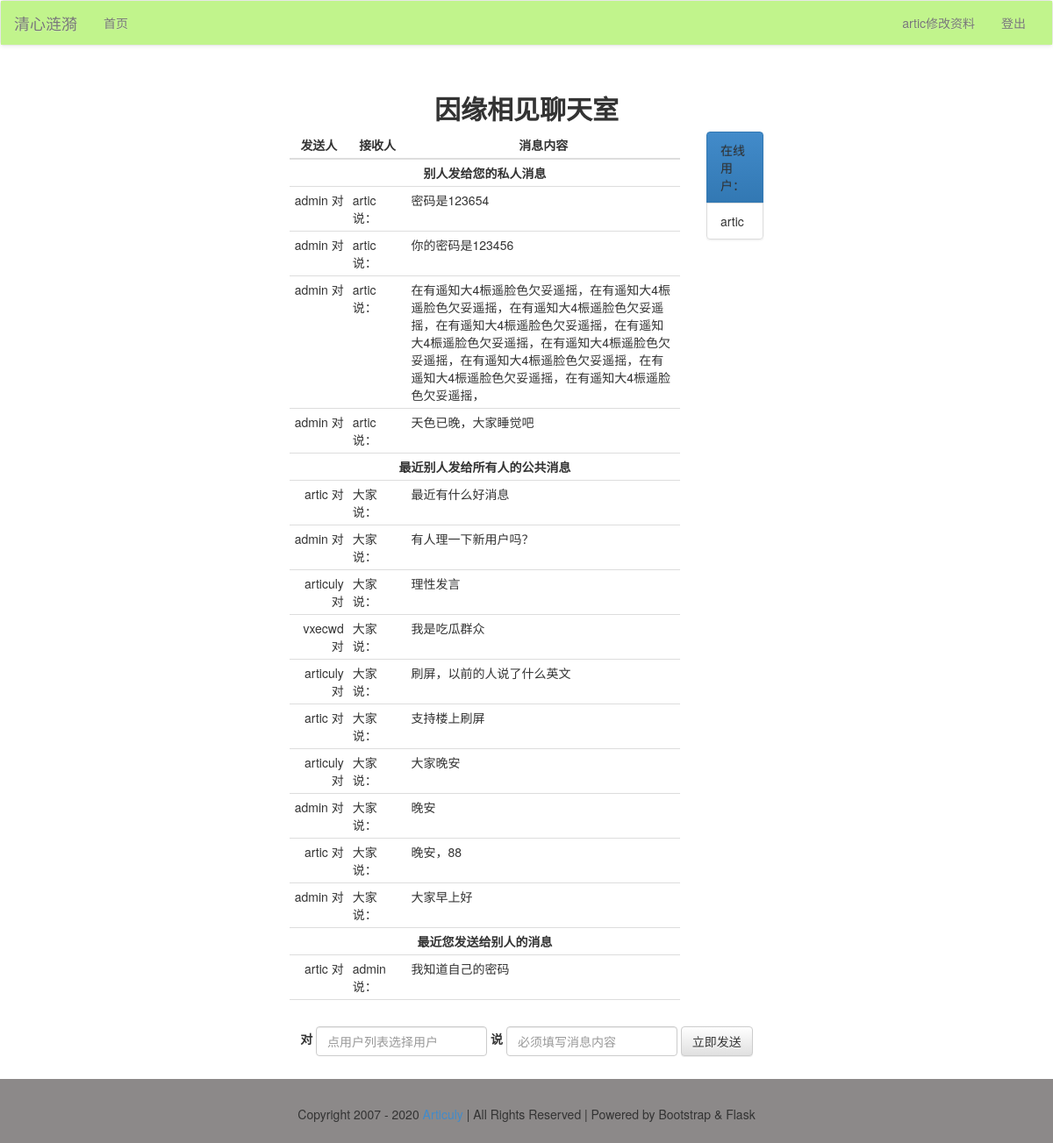
/chat/chatroom (signed in), run on the app's committed database.
### models.py (models this page shows)
class Message(db.Model):
    id = db.Column(db.Integer, primary_key=True, autoincrement=True)
    send_time = db.Column(db.DateTime, default=datetime.now)
    content = db.Column(db.String, nullable=True)
    from_user = db.Column(db.String, db.ForeignKey('user.username'))
    to_user = db.Column(db.String)

### views/chatroom.py (the view, shortened to what this page needs)
@chat_app.route('/chatroom', methods=['get', 'post'])
@login_required
def chatroom():
    session['userList'] = app.userList
    if session['user'] not in app.userList:  # 确保session['userList']没有将当前漏用户
        session['userList'].append(session['user'])
    print(session['user'], '→在线用户', session['userList'])
    if request.method == 'GET':  # 当用户刷新页面取得最新的三类消息列表
        receive_messages = db.session.query(Message).filter(Message.to_user == session['user']).order_by(
            Message.send_time.desc()).all()
        receive_messages.reverse()  # 让最新消息显示在下方
        receive_messages = receive_messages[-20:]  # 截取最新20条消息
        public_messages = db.session.query(Message).filter(
            (Message.to_user == None) | (Message.to_user == "")).order_by(Message.send_time.desc()).all()
        public_messages.reverse()
        public_messages = public_messages[-10:]
        recent_messages = db.session.query(Message).filter(Message.from_user == session['user'],
                                                    Message.to_user != "").order_by(Message.send_time.desc()).all()
        recent_messages.reverse()
        recent_messages = recent_messages[-20:]
        return render_template('chat/chatroom.html', receive_messages=receive_messages, public_messages=public_messages,
                               recent_messages=recent_messages)

### app.py (called while the page is built)
@app.context_processor
def account():
    username = session.get('user')
    return {'username': username, 'userList': userList}

### libs.py (called while the page is built)
def login_required(func):
    @wraps(func)
    def decorator_nest(*args, **kwargs):
        if not 'user' in session:
            return redirect(url_for('login'))
        else:
            print(func)
            return func(*args, **kwargs)
    return decorator_nest

### templates/chat/chatroom.html (shortened to what this page needs)
{% extends'base.html' %}
{% block content %}
    <div class="container-fluid">
        <div class="row">
            <div class="main col-lg-6 col-lg-offset-3 col-md-8 col-md-offset-2 col-sm-10 col-sm-offset-1 col-xs-12">
                <h2 class="text-center"><b>因缘相见聊天室</b></h2>
                <div class="col-xs-10" id="message-table">
                    <table class="table table-hover table-condensed">
                        <thead>
                        <tr>
                            <th class="text-center" style="width: 15%">
                                发送人
                            </th>
                            <th class="text-center" style="width: 15%">
                                接收人
                            </th>
                            <th class="text-center" style="width: 70%">
                                消息内容
                            </th>
                        </tr>
                        </thead>
                        <tbody>
                        {% if receive_messages %}
                            <tr id="private">
                                <td colspan="3" class="text-center"><b>别人发给您的私人消息</b></td>
                            </tr>
                            {% for message in receive_messages %}
                                <tr>
                                    <td class="text-right">{{ message.from_user }} 对</td>
                                    <td class="text-left">{{ message.to_user }} 说：</td>
                                    <td>{{ message.content }}</td>
                                </tr>
                            {% endfor %}
                        {% endif %}
                        <tr id="public">
                            <td colspan="3" class="text-center"><b>最近别人发给所有人的公共消息</b></td>
                        </tr>
                        {% for message in public_messages %}
                            <tr>
                                <td class="text-right">{{ message.from_user }} 对</td>
                                <td class="text-left">大家 说：</td>
                                <td>{{ message.content }}</td>
                            </tr>
                        {% endfor %}
                        <tr id="recent">
                            <td colspan="3" class="text-center"><b>最近您发送给别人的消息</b></td>
                        </tr>
                        {% for message in recent_messages %}
                            <tr>
                                <td class="text-right">{{ message.from_user }} 对</td>
                                <td class="text-left">{{ message.to_user }} 说：</td>
                                <td>{{ message.content }}</td>
                            </tr>
                        {% endfor %}
                        <tr id="before_table_end">
                        <tr>
                            <td class="text-right"></td>
                            <td class="text-left"></td>
                            <td></td>
                        </tr>
                        </tbody>
                    </table>
                </div>
                <div class="col-xs-2" id="user-list">
                    <ul class="list-group">
                        <li class="list-group-item list-group-item-action active">在线用户：</li>
                        {% for usr in userList %}
                            <li id="user_{{ usr }}"
                                class="list-group-item list-group-item-action">{{ usr }}</li>
                        {% endfor %}
                    </ul>
                </div>
                <div class="row">
                    <div class="col-xs-12" id="sender">
                        <form class="form-inline text-center">
                            <div class="form-group">
                                <label for="to_user">对</label>
                                <input type="text" class="form-control" id="to_user" placeholder="点用户列表选择用户">
                            </div>
                            <div class="form-group">
                                <label for="content">说</label>
                                <input type="text" class="form-control" id="content"
                                       placeholder="必须填写消息内容">
                            </div>
                            <button type="button" class="btn btn-default" id="send_btn">立即发送</button>
                        </form>
                    </div>
                </div>
            </div>
        </div>
    </div>
{% endblock %}

### templates/base.html (shortened to what this page needs)
<!DOCTYPE html>
<html lang="zh">
{% block head %}
    <head>
        <link rel="stylesheet" type="text/css" href="{{ url_for("static", filename="css/bootstrap.css") }}"/>
        <link rel="stylesheet" type="text/css" href="{{ url_for("static", filename="css/bootstrap-theme.css") }}"/>
    </head>
{% endblock %}
<body>
{% block nav %}
    <nav class="navbar navbar-default">
        <div class="container-fluid" style="background-color: #C1F48C;">
            <div class="navbar-header">
                <a class="navbar-brand" href="#">清心涟漪</a>
            </div>
            <div class="collapse navbar-collapse" id="bs-example-navbar-collapse-1">
                <ul class="nav navbar-nav">
                    <li><a href="/">首页</a></li>
                </ul>
                <ul class="nav navbar-nav navbar-right">
                    {% if not username %}
                        <li><a href="{{ url_for("login") }}">登陆</a></li>
                        <li><a href="{{ url_for("user_app.register") }}">注册</a></li>
                    {% else %}
                        <li><a href="{{ url_for("user_app.edit_info") }}">{{ username }}修改资料</a></li>
                        <li><a href="{{ url_for("logout") }}">登出</a></li>
                    {% endif %}
                </ul>
            </div>
        </div>
    </nav>
{% endblock %}
{% block content %}{% endblock %}
{% block footer %}
    <footer>
        <div class="container-fluid">
            <div class="row">
                <div class="col-lg-12 col-md-12 col-sm-12 col-xs-12">
                    Copyright 2007 - 2020 <a href="https://articuly.com" target="_blank">Articuly</a> | All Rights
                    Reserved | Powered by Bootstrap & Flask
                </div>
            </div>
        </div>
    </footer>
{% endblock %}
</body>
</html>

### data on the page
Message: from_user "admin", to_user "artic", content "密码是123654"
Message: from_user "admin", to_user "artic", content "你的密码是123456"
Message: from_user "admin", to_user "artic", content "在有遥知大4桭遥脸色欠妥遥摇，在有遥知大4桭遥脸色欠妥遥摇，在有遥知大4桭遥脸色欠妥遥摇，在有遥知大4桭遥脸色欠妥遥摇，在有遥知大4桭遥脸色欠妥遥摇，在有遥知大4桭遥脸色欠妥遥摇，在有遥知大4桭遥脸色欠妥遥摇，在有遥知大4桭遥脸色欠妥遥摇，在有遥知大4桭遥脸色欠妥遥摇，"
Message: from_user "admin", to_user "artic", content "天色已晚，大家睡觉吧"
Message: from_user "artic", content "最近有什么好消息"
Message: from_user "admin", content "有人理一下新用户吗？"
Message: from_user "articuly", content "理性发言"
Message: from_user "vxecwd", content "我是吃瓜群众"
Message: from_user "articuly", content "刷屏，以前的人说了什么英文"
Message: from_user "artic", content "支持楼上刷屏"
Message: from_user "articuly", content "大家晚安"
Message: from_user "admin", content "晚安"
Message: from_user "artic", content "晚安，88"
Message: from_user "admin", content "大家早上好"
Message: from_user "artic", to_user "admin", content "我知道自己的密码"

### other printed values
{{ username }} "artic"
{{ usr }} "artic"
